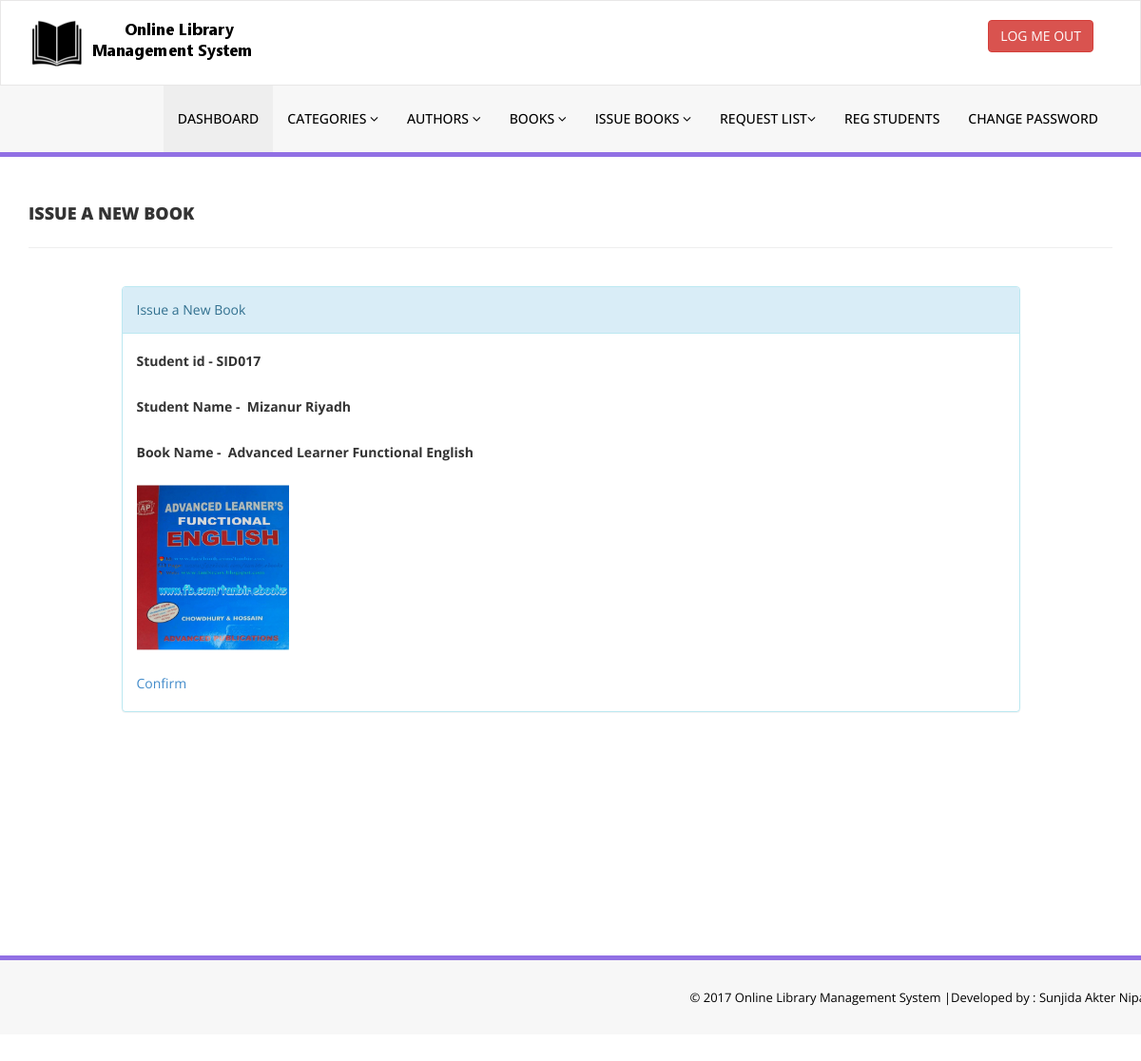
Page /admin/issue-book-to-user.php?studentid=SID017&bookid=40&uid=6 (signed in) on the committed database.
### tables this page shows
CREATE TABLE IF NOT EXISTS `tblstudents` (
  `id` int(11) NOT NULL AUTO_INCREMENT,
  `StudentId` varchar(100) DEFAULT NULL,
  `FullName` varchar(120) DEFAULT NULL,
  `EmailId` varchar(120) DEFAULT NULL,
  `MobileNumber` char(11) DEFAULT NULL,
  `Password` varchar(120) DEFAULT NULL,
  `Status` int(1) DEFAULT NULL,
  `RegDate` timestamp NULL DEFAULT CURRENT_TIMESTAMP,
  `UpdationDate` timestamp NULL DEFAULT NULL ON UPDATE CURRENT_TIMESTAMP,
  `smart_card` int(25) DEFAULT NULL,
  PRIMARY KEY (`id`),
  UNIQUE KEY `StudentId` (`StudentId`)
);

CREATE TABLE IF NOT EXISTS `tblbooks` (
  `id` int(11) NOT NULL AUTO_INCREMENT,
  `BookName` varchar(255) DEFAULT NULL,
  `CatId` int(11) DEFAULT NULL,
  `AuthorId` int(11) DEFAULT NULL,
  `ISBNNumber` int(11) DEFAULT NULL,
  `BookPrice` int(11) DEFAULT NULL,
  `RegDate` timestamp NULL DEFAULT CURRENT_TIMESTAMP,
  `UpdationDate` timestamp NULL DEFAULT NULL ON UPDATE CURRENT_TIMESTAMP,
  `Status` int(2) DEFAULT '1',
  `image` varchar(255) NOT NULL,
  `ebook` varchar(255) DEFAULT NULL,
  PRIMARY KEY (`id`)
);

### admin/issue-book-to-user.php (the view, shortened to what this page needs)
<?php
include('includes/config.php');
if(strlen($_SESSION['alogin'])==0)
    {
header('location:index.php');
}
else{
    $student_id = $_GET['studentid'];
    $book_id = $_GET['bookid'];
    $uid = $_GET['uid'];
?>
<!DOCTYPE html>
<html xmlns="http://www.w3.org/1999/xhtml">
<head>
    <link href="assets/css/bootstrap.css" rel="stylesheet" />
    <link href="assets/css/font-awesome.css" rel="stylesheet" />
    <link href="assets/css/style.css" rel="stylesheet" />
</head>
<body>
<?php include('includes/header.php');?>
    <div class="content-wrapper">
    <div class="content-wrapper">
         <div class="container">
        <div class="row pad-botm">
            <div class="col-md-12">
                <h4 class="header-line">Issue a New Book</h4>
                            </div>
</div>
<div class="row">
<div class="col-md-10 col-sm-6 col-xs-12 col-md-offset-1">
<div class="panel panel-info">
<div class="panel-heading">
Issue a New Book
</div>
<div class="panel-body">
<form role="form" method="post">
<div class="form-group">
<label>Student id</label><label>&nbsp;-&nbsp;</label><label><?php echo htmlentities($student_id)?></label>
<br />
</div>
<div class="form-group">
<label>Student Name</label><label>&nbsp;-&nbsp;</label>
<label>
    <?php
                $sql="SELECT FullName FROM `tblstudents` WHERE StudentId=:sid";
                $query = $dbh -> prepare($sql);
                $query-> bindParam(':sid', $student_id, PDO::PARAM_STR);
                $query->execute();
                $results=$query->fetchAll(PDO::FETCH_OBJ);
                foreach($results as $result)
                {
                    echo htmlentities($result->FullName);
                }
    ?>
</label>
<br />
</div>
<div class="form-group">
<label>Book Name</label><label>&nbsp;-&nbsp;</label>
<label>
    <?php
                $sql="SELECT BookName FROM `tblbooks` WHERE id=:bid";
                $query = $dbh -> prepare($sql);
                $query-> bindParam(':bid', $book_id, PDO::PARAM_STR);
                $query->execute();
                $results=$query->fetchAll(PDO::FETCH_OBJ);
                foreach($results as $result)
                {
                    echo htmlentities($result->BookName);
                }
    ?>
</label>
</div>
<div class="form-group">
<image src="images/<?php
                    $sql="SELECT image FROM `tblbooks` WHERE id=:bid";
                    $query = $dbh -> prepare($sql);
                    $query-> bindParam(':bid', $book_id, PDO::PARAM_STR);
                    $query->execute();
                    $results=$query->fetchAll(PDO::FETCH_OBJ);
                    foreach($results as $result)
                    {
                        echo htmlentities($result->image);
                    }
?>"width="160dpx" height="180dpx" alter="cover"></image>
</div>
<a href="confirm-issue.php?studentid=<?php echo htmlentities($student_id);?>&bookid=<?php echo htmlentities($book_id);?>&uid=<?php echo htmlentities($uid);?>">
Confirm
                                                    </a>
                                    </form>
                            </div>
                        </div>
                            </div>
        </div>
    </div>
    </div>
  <?php include('includes/footer.php');?>
</body>
</html>
<?php } ?>

### admin/assets/css/style.css (style rules this page uses)
.content-wrapper { margin-top: 40px; min-height:800px; padding-bottom:90px; }
.header-line { font-weight:900; padding-bottom:25px; border-bottom:1px solid #eeeeee; text-transform:uppercase; }
.pad-botm { padding-bottom:30px; }

### rows in the picture
tblstudents: FullName "Mizanur Riyadh"
tblbooks: BookName "Advanced Learner Functional English", image (picture)

### other values in the picture
$student_id "SID017"
